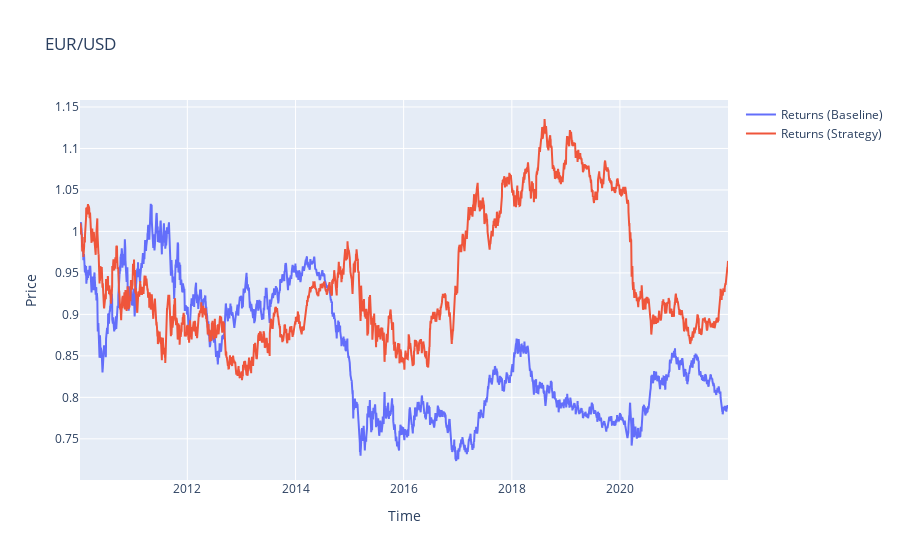

Write notebook code for a chart like this one.
### Code cell
fig = go.Figure()

fig.add_trace(go.Scatter(x=data.index, y=data.creturns, name='Returns (Baseline)'))
fig.add_trace(go.Scatter(x=data.index, y=data.cstrategy, name='Returns (Strategy)'))

fig.update_layout(title='EUR/USD', xaxis_title='Time', yaxis_title='Price')

fig.show()

### Figure 1 — Plotly figure (JSON) as saved in the notebook; plotly's stock layout.template omitted (floating-point values rounded to 4 significant figures; data arrays with more than 128 entries replaced by an {"elided": "..."} marker saying what was removed)
{"data": [{"name": "Returns (Baseline)", "type": "scatter", "x": {"elided": "3123 str values"}, "y": {"elided": "3123 float values"}}, {"name": "Returns (Strategy)", "type": "scatter", "x": {"elided": "3123 str values"}, "y": {"elided": "3123 float values"}}], "layout": {"title": {"text": "EUR/USD"}, "xaxis": {"title": {"text": "Time"}}, "yaxis": {"title": {"text": "Price"}}}}
